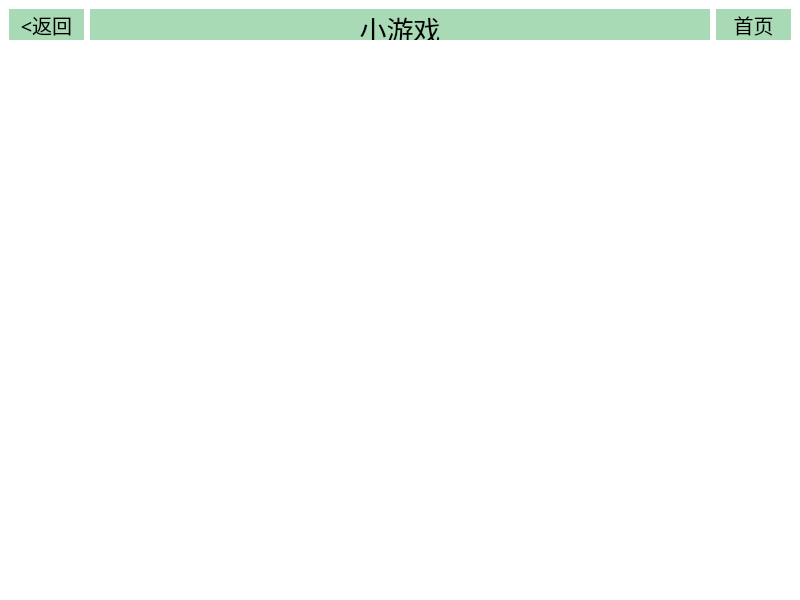
<?xml version="1.0" encoding="UTF-8"?>
<ui version="4.0">
 <class>chat_up</class>
 <widget class="QMainWindow" name="chat_up">
  <property name="geometry">
   <rect>
    <x>0</x>
    <y>0</y>
    <width>800</width>
    <height>600</height>
   </rect>
  </property>
  <property name="windowTitle">
   <string>MainWindow</string>
  </property>
  <property name="styleSheet">
   <string notr="true">background-color: rgb(255, 255, 255);</string>
  </property>
  <widget class="QWidget" name="centralwidget">
   <layout class="QVBoxLayout" name="verticalLayout_2">
    <item>
     <layout class="QVBoxLayout" name="verticalLayout">
      <item>
       <layout class="QHBoxLayout" name="top">
        <item>
         <widget class="QPushButton" name="back">
          <property name="enabled">
           <bool>false</bool>
          </property>
          <property name="minimumSize">
           <size>
            <width>75</width>
            <height>31</height>
           </size>
          </property>
          <property name="maximumSize">
           <size>
            <width>75</width>
            <height>31</height>
           </size>
          </property>
          <property name="font">
           <font>
            <family>宋体</family>
            <pointsize>15</pointsize>
            <italic>false</italic>
            <bold>false</bold>
            <stylestrategy>PreferDefault</stylestrategy>
            <hintingpreference>PreferDefaultHinting</hintingpreference>
           </font>
          </property>
          <property name="layoutDirection">
           <enum>Qt::LayoutDirection::LeftToRight</enum>
          </property>
          <property name="styleSheet">
           <string notr="true">color:rgb(0, 0, 0);
font: 15pt &quot;宋体&quot;;
background-color: rgb(168,218,181);
border-color: rgb(168,218,181);
border-radius: 0px;</string>
          </property>
          <property name="text">
           <string>&lt;返回</string>
          </property>
          <property name="autoRepeatInterval">
           <number>100</number>
          </property>
         </widget>
        </item>
        <item>
         <widget class="QLabel" name="page_name">
          <property name="minimumSize">
           <size>
            <width>0</width>
            <height>31</height>
           </size>
          </property>
          <property name="maximumSize">
           <size>
            <width>16777215</width>
            <height>31</height>
           </size>
          </property>
          <property name="font">
           <font>
            <family>宋体</family>
            <pointsize>20</pointsize>
            <italic>false</italic>
            <bold>false</bold>
           </font>
          </property>
          <property name="layoutDirection">
           <enum>Qt::LayoutDirection::LeftToRight</enum>
          </property>
          <property name="styleSheet">
           <string notr="true">color:rgb(0, 0, 0);
font: 20pt &quot;宋体&quot;;
background-color: rgb(168,218,181);
</string>
          </property>
          <property name="text">
           <string>&lt;html&gt;&lt;head/&gt;&lt;body&gt;&lt;p&gt;小游戏&lt;/p&gt;&lt;/body&gt;&lt;/html&gt;</string>
          </property>
          <property name="alignment">
           <set>Qt::AlignmentFlag::AlignCenter</set>
          </property>
         </widget>
        </item>
        <item>
         <widget class="QPushButton" name="home_page">
          <property name="enabled">
           <bool>false</bool>
          </property>
          <property name="minimumSize">
           <size>
            <width>75</width>
            <height>31</height>
           </size>
          </property>
          <property name="maximumSize">
           <size>
            <width>75</width>
            <height>31</height>
           </size>
          </property>
          <property name="font">
           <font>
            <family>宋体</family>
            <pointsize>15</pointsize>
            <italic>false</italic>
            <bold>false</bold>
            <stylestrategy>PreferDefault</stylestrategy>
            <hintingpreference>PreferDefaultHinting</hintingpreference>
           </font>
          </property>
          <property name="layoutDirection">
           <enum>Qt::LayoutDirection::LeftToRight</enum>
          </property>
          <property name="styleSheet">
           <string notr="true">color:rgb(0, 0, 0);
font: 15pt &quot;宋体&quot;;
background-color: rgb(168,218,181);
border-color: rgb(168,218,181);
border-radius: 0px;</string>
          </property>
          <property name="text">
           <string>首页</string>
          </property>
          <property name="autoRepeatInterval">
           <number>100</number>
          </property>
         </widget>
        </item>
       </layout>
      </item>
      <item>
       <spacer name="verticalSpacer">
        <property name="orientation">
         <enum>Qt::Orientation::Vertical</enum>
        </property>
        <property name="sizeHint" stdset="0">
         <size>
          <width>20</width>
          <height>40</height>
         </size>
        </property>
       </spacer>
      </item>
     </layout>
    </item>
   </layout>
  </widget>
 </widget>
 <resources/>
 <connections/>
</ui>
